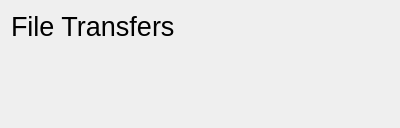
<?xml version="1.0" encoding="UTF-8"?>
<ui version="4.0">
 <class>RunningTransfers</class>
 <widget class="QDialog" name="RunningTransfers">
  <property name="geometry">
   <rect>
    <x>0</x>
    <y>0</y>
    <width>400</width>
    <height>128</height>
   </rect>
  </property>
  <property name="windowTitle">
   <string>File Transfers</string>
  </property>
  <layout class="QVBoxLayout" name="verticalLayout">
   <item>
    <widget class="QLabel" name="titleLabel">
     <property name="font">
      <font>
       <pointsize>20</pointsize>
      </font>
     </property>
     <property name="text">
      <string>File Transfers</string>
     </property>
    </widget>
   </item>
   <item>
    <widget class="QScrollArea" name="RunningTransferArea">
     <property name="frameShape">
      <enum>QFrame::NoFrame</enum>
     </property>
     <property name="widgetResizable">
      <bool>true</bool>
     </property>
     <widget class="QWidget" name="RunningTransferAreaLayout">
      <property name="geometry">
       <rect>
        <x>0</x>
        <y>0</y>
        <width>382</width>
        <height>70</height>
       </rect>
      </property>
      <layout class="QVBoxLayout" name="verticalLayout_2"/>
     </widget>
    </widget>
   </item>
  </layout>
 </widget>
 <resources/>
 <connections/>
</ui>
